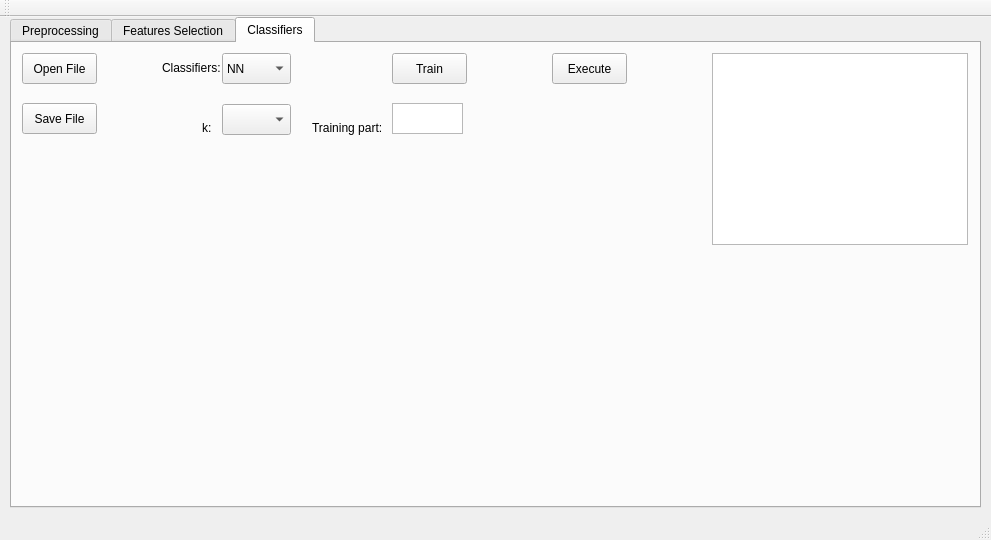
<?xml version="1.0" encoding="UTF-8"?>
<ui version="4.0">
 <class>MainWindow</class>
 <widget class="QMainWindow" name="MainWindow">
  <property name="geometry">
   <rect>
    <x>0</x>
    <y>0</y>
    <width>991</width>
    <height>540</height>
   </rect>
  </property>
  <property name="windowTitle">
   <string>MainWindow</string>
  </property>
  <widget class="QWidget" name="centralWidget">
   <widget class="QTabWidget" name="tabWidget">
    <property name="geometry">
     <rect>
      <x>10</x>
      <y>0</y>
      <width>971</width>
      <height>491</height>
     </rect>
    </property>
    <property name="currentIndex">
     <number>2</number>
    </property>
    <widget class="QWidget" name="tabP">
     <attribute name="title">
      <string>Preprocessing</string>
     </attribute>
     <widget class="QPushButton" name="PpushButtonSelectFolder">
      <property name="geometry">
       <rect>
        <x>10</x>
        <y>10</y>
        <width>75</width>
        <height>31</height>
       </rect>
      </property>
      <property name="text">
       <string>Select Folder</string>
      </property>
     </widget>
     <widget class="QGraphicsView" name="PgraphicsView">
      <property name="geometry">
       <rect>
        <x>680</x>
        <y>30</y>
        <width>256</width>
        <height>192</height>
       </rect>
      </property>
      <property name="interactive">
       <bool>true</bool>
      </property>
      <property name="viewportUpdateMode">
       <enum>QGraphicsView::MinimalViewportUpdate</enum>
      </property>
     </widget>
     <widget class="QGraphicsView" name="PgraphicsViewEdge">
      <property name="geometry">
       <rect>
        <x>680</x>
        <y>250</y>
        <width>256</width>
        <height>192</height>
       </rect>
      </property>
     </widget>
    </widget>
    <widget class="QWidget" name="tabFS">
     <attribute name="title">
      <string>Features Selection</string>
     </attribute>
     <widget class="QPushButton" name="FSpushButtonOpenFile">
      <property name="geometry">
       <rect>
        <x>10</x>
        <y>10</y>
        <width>75</width>
        <height>31</height>
       </rect>
      </property>
      <property name="text">
       <string>Open File</string>
      </property>
     </widget>
     <widget class="QPushButton" name="FSpushButtonSaveFile">
      <property name="geometry">
       <rect>
        <x>10</x>
        <y>60</y>
        <width>75</width>
        <height>31</height>
       </rect>
      </property>
      <property name="text">
       <string>Save File</string>
      </property>
     </widget>
     <widget class="QComboBox" name="FScomboBox">
      <property name="geometry">
       <rect>
        <x>250</x>
        <y>10</y>
        <width>69</width>
        <height>31</height>
       </rect>
      </property>
     </widget>
     <widget class="QLabel" name="label">
      <property name="geometry">
       <rect>
        <x>150</x>
        <y>10</y>
        <width>101</width>
        <height>31</height>
       </rect>
      </property>
      <property name="text">
       <string>&lt;html&gt;&lt;head/&gt;&lt;body&gt;&lt;p&gt;&lt;span style=&quot; font-size:9pt;&quot;&gt;Feature number:&lt;/span&gt;&lt;/p&gt;&lt;/body&gt;&lt;/html&gt;</string>
      </property>
     </widget>
     <widget class="QRadioButton" name="FSradioButtonFisher">
      <property name="geometry">
       <rect>
        <x>251</x>
        <y>50</y>
        <width>71</width>
        <height>20</height>
       </rect>
      </property>
      <property name="text">
       <string>Fisher</string>
      </property>
      <property name="checked">
       <bool>true</bool>
      </property>
     </widget>
     <widget class="QRadioButton" name="FSradioButtonSFS">
      <property name="geometry">
       <rect>
        <x>250</x>
        <y>80</y>
        <width>82</width>
        <height>21</height>
       </rect>
      </property>
      <property name="text">
       <string>SFS</string>
      </property>
     </widget>
     <widget class="QPushButton" name="FSpushButtonCompute">
      <property name="geometry">
       <rect>
        <x>380</x>
        <y>10</y>
        <width>75</width>
        <height>31</height>
       </rect>
      </property>
      <property name="text">
       <string>Compute</string>
      </property>
     </widget>
     <widget class="QTextBrowser" name="FStextBrowserDatabaseInfo">
      <property name="geometry">
       <rect>
        <x>700</x>
        <y>10</y>
        <width>256</width>
        <height>192</height>
       </rect>
      </property>
     </widget>
    </widget>
    <widget class="QWidget" name="tabC">
     <attribute name="title">
      <string>Classifiers</string>
     </attribute>
     <widget class="QPushButton" name="CpushButtonOpenFile">
      <property name="geometry">
       <rect>
        <x>10</x>
        <y>10</y>
        <width>75</width>
        <height>31</height>
       </rect>
      </property>
      <property name="text">
       <string>Open File</string>
      </property>
     </widget>
     <widget class="QPushButton" name="CpushButtonSaveFile">
      <property name="geometry">
       <rect>
        <x>10</x>
        <y>60</y>
        <width>75</width>
        <height>31</height>
       </rect>
      </property>
      <property name="text">
       <string>Save File</string>
      </property>
     </widget>
     <widget class="QComboBox" name="CcomboBoxK">
      <property name="geometry">
       <rect>
        <x>210</x>
        <y>61</y>
        <width>69</width>
        <height>31</height>
       </rect>
      </property>
     </widget>
     <widget class="QLabel" name="ClabelK">
      <property name="geometry">
       <rect>
        <x>190</x>
        <y>70</y>
        <width>20</width>
        <height>31</height>
       </rect>
      </property>
      <property name="text">
       <string>&lt;html&gt;&lt;head/&gt;&lt;body&gt;&lt;p&gt;&lt;span style=&quot; font-size:9pt;&quot;&gt;k:&lt;/span&gt;&lt;/p&gt;&lt;/body&gt;&lt;/html&gt;</string>
      </property>
     </widget>
     <widget class="QPushButton" name="CpushButtonTrain">
      <property name="geometry">
       <rect>
        <x>380</x>
        <y>10</y>
        <width>75</width>
        <height>31</height>
       </rect>
      </property>
      <property name="text">
       <string>Train</string>
      </property>
     </widget>
     <widget class="QLabel" name="ClabelClassifiers">
      <property name="geometry">
       <rect>
        <x>150</x>
        <y>10</y>
        <width>71</width>
        <height>31</height>
       </rect>
      </property>
      <property name="text">
       <string>&lt;html&gt;&lt;head/&gt;&lt;body&gt;&lt;p&gt;&lt;span style=&quot; font-size:9pt;&quot;&gt;Classifiers:&lt;/span&gt;&lt;/p&gt;&lt;/body&gt;&lt;/html&gt;</string>
      </property>
     </widget>
     <widget class="QComboBox" name="CcomboBoxClassifiers">
      <property name="geometry">
       <rect>
        <x>210</x>
        <y>10</y>
        <width>69</width>
        <height>31</height>
       </rect>
      </property>
      <item>
       <property name="text">
        <string>NN</string>
       </property>
      </item>
     </widget>
     <widget class="QPlainTextEdit" name="CplainTextEditTrainingPart">
      <property name="geometry">
       <rect>
        <x>380</x>
        <y>60</y>
        <width>71</width>
        <height>31</height>
       </rect>
      </property>
     </widget>
     <widget class="QPushButton" name="CpushButtonExecute">
      <property name="geometry">
       <rect>
        <x>540</x>
        <y>10</y>
        <width>75</width>
        <height>31</height>
       </rect>
      </property>
      <property name="text">
       <string>Execute</string>
      </property>
     </widget>
     <widget class="QLabel" name="ClabelTraningPart">
      <property name="geometry">
       <rect>
        <x>300</x>
        <y>70</y>
        <width>81</width>
        <height>31</height>
       </rect>
      </property>
      <property name="text">
       <string>&lt;html&gt;&lt;head/&gt;&lt;body&gt;&lt;p&gt;&lt;span style=&quot; font-size:9pt;&quot;&gt;Training part:&lt;/span&gt;&lt;/p&gt;&lt;/body&gt;&lt;/html&gt;</string>
      </property>
     </widget>
     <widget class="QTextBrowser" name="CtextBrowser">
      <property name="geometry">
       <rect>
        <x>700</x>
        <y>10</y>
        <width>256</width>
        <height>192</height>
       </rect>
      </property>
     </widget>
    </widget>
   </widget>
  </widget>
  <widget class="QMenuBar" name="menuBar">
   <property name="geometry">
    <rect>
     <x>0</x>
     <y>0</y>
     <width>991</width>
     <height>21</height>
    </rect>
   </property>
  </widget>
  <widget class="QToolBar" name="mainToolBar">
   <attribute name="toolBarArea">
    <enum>TopToolBarArea</enum>
   </attribute>
   <attribute name="toolBarBreak">
    <bool>false</bool>
   </attribute>
  </widget>
  <widget class="QStatusBar" name="statusBar"/>
 </widget>
 <layoutdefault spacing="6" margin="11"/>
 <resources/>
 <connections/>
</ui>
